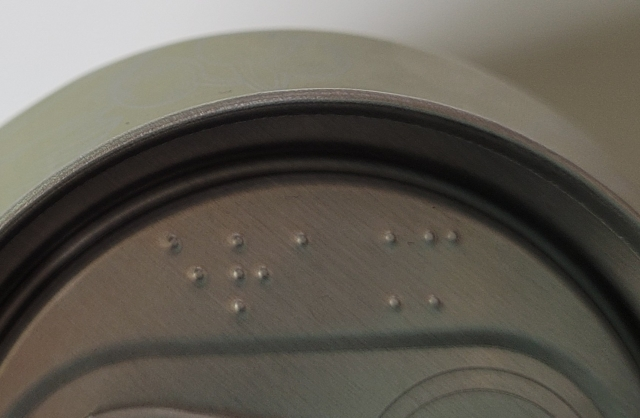
#> input picture data/dots1.jpg, 640 x 418 px
$ python BTT_notOPT.py
#> lines starting #> are read from the running program, lines starting #| are printed output that depends on the picture; after the words box and inside, x2 and y2 are one past the last pixel; in counts of white or black regions, pixels touching at a corner belong together; long printed decimals are rounded
import cv2
import numpy as np

img = cv2.imread("data/dots1.jpg")
#> img is the input picture: shape (418, 640, 3); mean B, G, R 83.9, 93, 97.5
result = img.copy()
canny = cv2.Canny(img,50,170)
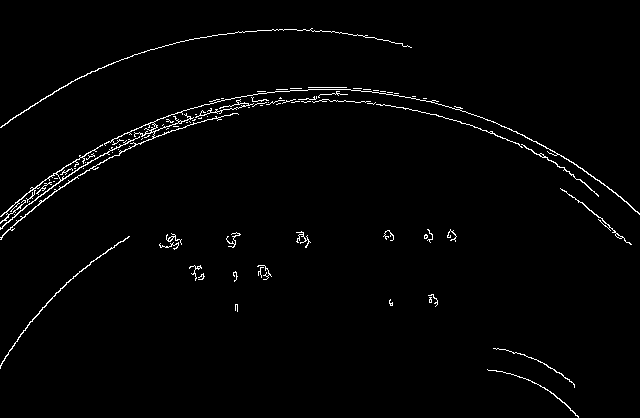
#> canny: shape (418, 640); 1.6% white in thin lines or dots
cv2.imwrite('output/01_canny.jpg',canny)


contours, hierarchy = cv2.findContours(canny,cv2.RETR_LIST,cv2.CHAIN_APPROX_SIMPLE)
#> contours = 92 contours, 82 with area under 20; largest, box (x1, y1, x2, y2) and area: (0, 89, 640, 240) 249, (0, 136, 140, 230) 173, (0, 236, 130, 369) 96, (0, 28, 412, 128) 66, (560, 188, 632, 245) 54
cv2.drawContours(img,contours,-1,(0,255,0),2)
#> img: shape (418, 640, 3); 4.96% of pixels changed, all inside (x1, y1, x2, y2) = (0, 27, 640, 418)
select = np.zeros(canny.shape,np.uint8)
cv2.drawContours(select,contours,-1,(255),2)
#> select: shape (418, 640); 5% white; 18 white regions

cv2.imwrite('output/02_contours.jpg',select)

contours, hierarchy = cv2.findContours(select,cv2.RETR_LIST,cv2.CHAIN_APPROX_SIMPLE)
#> contours = 115 contours, 79 with area under 20; largest, box (x1, y1, x2, y2) and area: (0, 86, 640, 241) 8308, (0, 27, 413, 129) 1174, (0, 235, 131, 370) 610, (253, 90, 336, 102) 443, (559, 187, 633, 246) 358
select = np.zeros(canny.shape,np.uint8)
dots = np.zeros(canny.shape,np.uint8)

dot_list = []

for contour in contours :
    x,y,w,h = cv2.boundingRect(contour)
    if 3<w<35 and 3<h<35:
        cv2.drawContours(select,[contour],-1,(255),1)
        x = int(w*0.5+x)
        y = int(h*0.5+y)
        result = cv2.circle(result,(x,y),5,(0,0,255),-1)
        dots = cv2.circle(dots,(x,y),5,(255),-1)
        dot_list.append((x,y))
#> this loop made 115 passes
#> (x, y, w, h) on passes 1, 2, 3, 4, 5, 6, 8, 9, 10, 11, 12, 16: (486, 368, 94, 50), (492, 347, 84, 42), (236, 308, 5, 10), (434, 301, 4, 4), (391, 302, 6, 9), (433, 300, 12, 15), (262, 276, 4, 3), (235, 276, 7, 13), (263, 271, 5, 7), (264, 272, 17, 17), (197, 273, 18, 18), (302, 239, 4, 5)
#> (contour, x, y, w, h) on passes 7, 13, 14, 15, 20, 23: ([[261, 278], [262, 277], [263, 278], [262, 279]], 261, 277, 3, 3), ([[171, 247], [172, 246], [173, 247], [172, 248]], 171, 246, 3, 3), ([[304, 243], [305, 242], [306, 243], [305, 244]], 304, 242, 3, 3), ([[173, 241], [174, 240], [175, 241], [174, 242]], 173, 240, 3, 3), ([[450, 234], [451, 233], [452, 234], [451, 235]], 450, 233, 3, 3), ([[610, 231], [611, 230], [612, 231], [611, 232]], 610, 230, 3, 3)
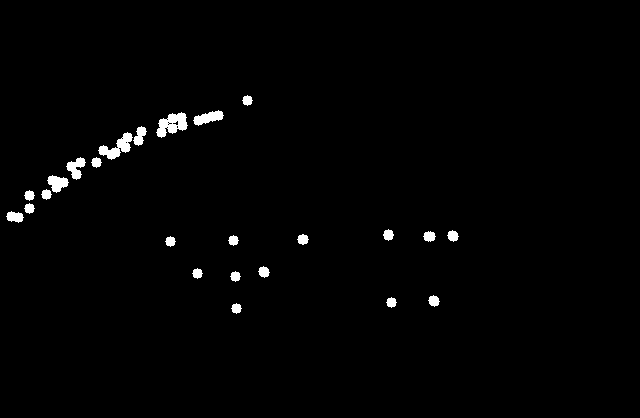
#> dots: shape (418, 640); 1.3% white; 24 white regions, largest, box (x1, y1, x2, y2) and area: (156, 112, 188, 138) 473, (98, 132, 133, 160) 410, (193, 110, 224, 126) 272
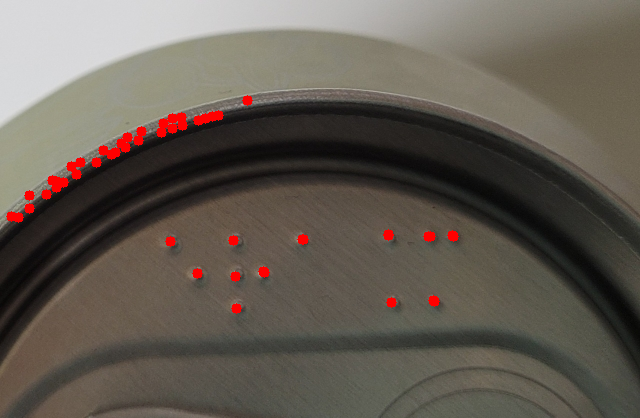
#> result: shape (418, 640, 3); mean B, G, R 82.9, 91.9, 99.6
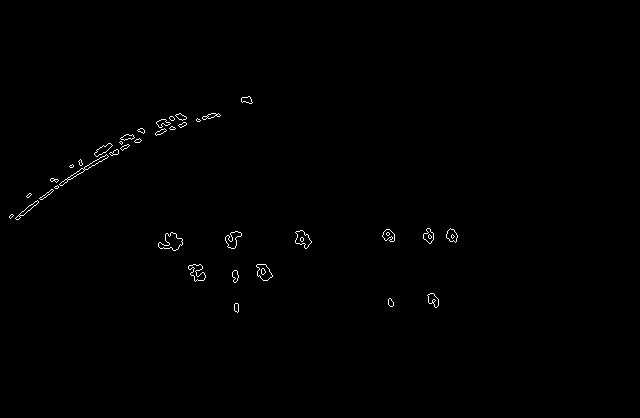
#> select: shape (418, 640); 0.44% white in thin lines or dots, all inside (x1, y1, x2, y2) = (9, 96, 458, 313)
#> after the loop, dot_list = 50 pairs, first value 11 to 453, second value 100 to 308

cv2.imwrite('output/03_select.jpg',select)

degree = cv2.minAreaRect(np.array(dot_list))[2]
#> degree = -67.76
if degree>80 :
    degree = degree-90
    print(degree)
    h,w = dots.shape
    dots = cv2.warpAffine(dots,cv2.getRotationMatrix2D((h/2,w/2),degree,1),(w,h))
    result = cv2.warpAffine(result,cv2.getRotationMatrix2D((h/2,w/2),degree,1),(w,h))
elif degree<10 :
    print(degree)
#| -67.761
    h,w = dots.shape
#> h = 418; w = 640
    dots = cv2.warpAffine(dots,cv2.getRotationMatrix2D((h/2,w/2),degree,1),(w,h))
    result = cv2.warpAffine(result,cv2.getRotationMatrix2D((h/2,w/2),degree,1),(w,h))
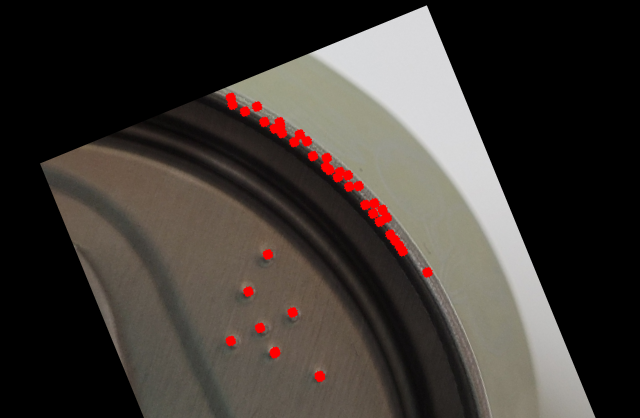
#> result: shape (418, 640, 3); mean B, G, R 52.1, 56.6, 62.4
else :
    print(degree)

cv2.imwrite('output/00_frame.jpg',result)

i = 0
flag = False
row = []
while i < dots.shape[0] :
    if not flag and dots[i].sum() :
        j = i
        flag = True
    elif flag and dots[i].sum() == 0:
        row.append(int((i+j)*0.5))
        flag = False
    i += 1
#> after the loop, flag = False; i = 418; j = 370; row = [120, 171, 213, 244, 272, 291, 312, 328, 347, 376]

i = 0
flag = False
column = []
while i < dots.shape[1] :
    if not flag and dots[:,i].sum() :
        j = i
        flag = True
    elif flag and dots[:,i].sum() == 0:
        column.append(int((i+j)*0.5))
        flag = False
    i += 1
#> after the loop, column = [317, 427]; flag = False; i = 640; j = 422

print(row)
#| [120, 171, 213, 244, 272, 291, 312, 328, 347, 376]
print(column)
#| [317, 427]

dots_line = dots.copy()

for i in row :
    dots_line[i,:]=255
    print('row', i)
#> this loop made 10 passes
#> i on passes 1 to 10: 120, 171, 213, 244, 272, 291, 312, 328, 347, 376
#| row 120
#| row 171
#| row 213
#| row 244
#| row 272
#| row 291
#| row 312
#| row 328
#> (further printed lines are left out)
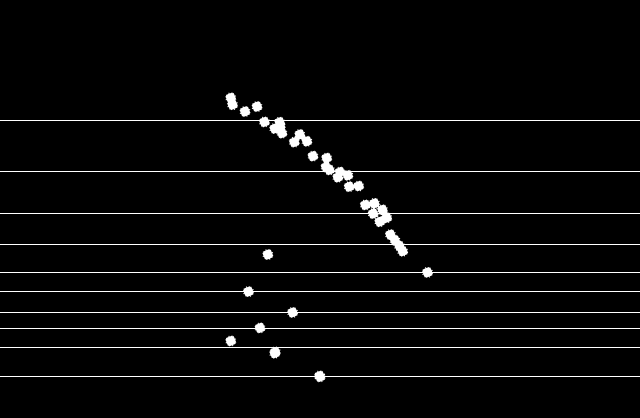
#> dots_line: shape (418, 640); min 0, max 255, mean 8.8
for i in column :
    dots_line[:,i]=255
    print('col', i)
#> this loop made 2 passes
#> i on passes 1 to 2: 317, 427
#| col 317
#| col 427
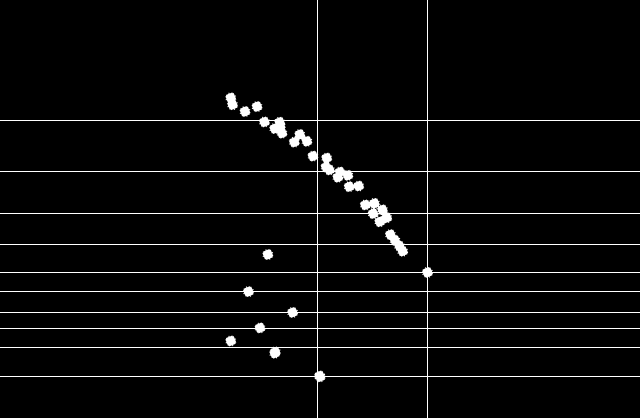
#> dots_line: shape (418, 640); 0.3% of pixels changed, all inside (x1, y1, x2, y2) = (317, 0, 428, 418)

for i in range(len(row)%3) :
    r = (row[2] - row[0])*0.5
#> this loop made 1 pass
#> r on pass 1: 46.5


cv2.imwrite('output/04_dots.jpg',dots_line)
